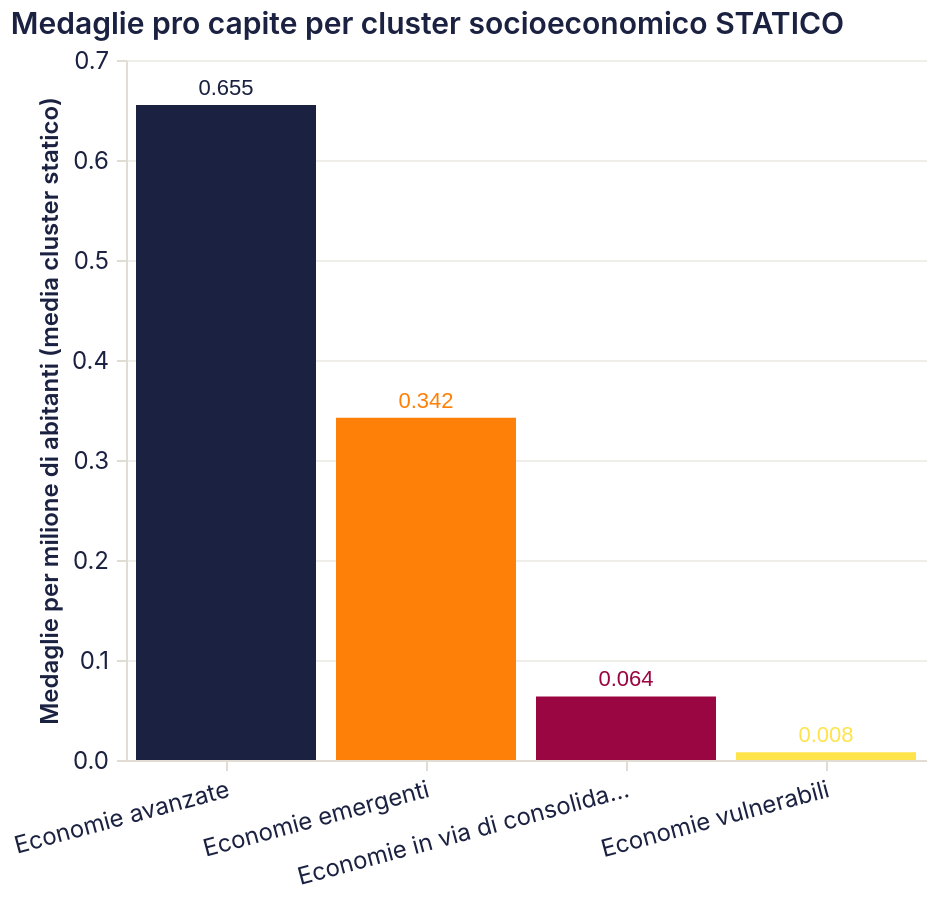

Specify this chart in Vega-Lite:
### Vega-Lite specification from a JSON file in a GitHub repository (floating-point values rounded to 4 significant figures)
{"$schema": "https://vega.github.io/schema/vega-lite/v5.20.1.json", "config": {"arc": {"fill": "#1b2140"}, "area": {"fill": "#1b2140", "fillOpacity": 0.15, "line": true}, "axis": {"domainColor": "#e2ddd4", "grid": true, "gridColor": "#e2ddd4", "gridWidth": 0.6, "labelAngle": 0, "labelColor": "#1b2140", "labelFont": "Inter, system-ui, -apple-system, BlinkMacSystemFont, 'Segoe UI', Roboto, sans-serif", "labelFontSize": 12, "labelFontWeight": 400, "labelPadding": 4, "tickColor": "#e2ddd4", "tickSize": 5, "titleColor": "#1b2140", "titleFont": "Inter, system-ui, -apple-system, BlinkMacSystemFont, 'Segoe UI', Roboto, sans-serif", "titleFontSize": 12, "titleFontWeight": 600}, "axisBand": {"grid": false}, "background": "transparent", "bar": {"fill": "#1b2140"}, "legend": {"labelColor": "#1b2140", "labelFont": "Inter, system-ui, -apple-system, BlinkMacSystemFont, 'Segoe UI', Roboto, sans-serif", "labelFontSize": 11, "padding": 4, "symbolType": "circle", "titleColor": "#1b2140", "titleFont": "Inter, system-ui, -apple-system, BlinkMacSystemFont, 'Segoe UI', Roboto, sans-serif", "titleFontSize": 12}, "line": {"stroke": "#1b2140", "strokeWidth": 2}, "mark": {"color": "#1b2140"}, "path": {"stroke": "#1b2140"}, "point": {"fill": "#1b2140", "filled": true}, "range": {"category": ["#1b2140", "#ff8009", "#9a0641", "#ffe34a", "#e7b6af", "#0088b0", "#e03830"]}, "rect": {"fill": "#1b2140"}, "shape": {"stroke": "#1b2140"}, "symbol": {"fill": "#1b2140"}, "title": {"anchor": "start", "color": "#1b2140", "font": "Inter, system-ui, -apple-system, BlinkMacSystemFont, 'Segoe UI', Roboto, sans-serif", "fontSize": 15, "fontWeight": 600, "subtitleColor": "#1b2140", "subtitleFont": "Inter, system-ui, -apple-system, BlinkMacSystemFont, 'Segoe UI', Roboto, sans-serif"}, "view": {"continuousHeight": 300, "continuousWidth": 400, "fill": null, "stroke": null}}, "data": {"name": "data-a9a141c6363f85f27a265021b15acc9c"}, "datasets": {"data-a9a141c6363f85f27a265021b15acc9c": [{"cluster_label": "Economie avanzate", "medals_per_million": 0.655}, {"cluster_label": "Economie emergenti", "medals_per_million": 0.3422}, {"cluster_label": "Economie in via di consolidamento", "medals_per_million": 0.06357}, {"cluster_label": "Economie vulnerabili", "medals_per_million": 0.007711}]}, "height": 350, "layer": [{"encoding": {"color": {"field": "cluster_label", "legend": null, "sort": ["Economie avanzate", "Economie emergenti", "Economie in via di consolidamento", "Economie vulnerabili"], "type": "nominal"}, "tooltip": [{"field": "cluster_label", "title": "Cluster", "type": "nominal"}, {"field": "medals_per_million", "format": ".3f", "title": "Medaglie/milione", "type": "quantitative"}], "x": {"axis": {"labelAngle": -15}, "field": "cluster_label", "sort": ["Economie avanzate", "Economie emergenti", "Economie in via di consolidamento", "Economie vulnerabili"], "title": "", "type": "nominal"}, "y": {"field": "medals_per_million", "title": "Medaglie per milione di abitanti (media cluster statico)", "type": "quantitative"}}, "mark": {"type": "bar"}}, {"encoding": {"color": {"field": "cluster_label", "legend": null, "sort": ["Economie avanzate", "Economie emergenti", "Economie in via di consolidamento", "Economie vulnerabili"], "type": "nominal"}, "text": {"field": "medals_per_million", "format": ".3f", "type": "quantitative"}, "tooltip": [{"field": "cluster_label", "title": "Cluster", "type": "nominal"}, {"field": "medals_per_million", "format": ".3f", "title": "Medaglie/milione", "type": "quantitative"}], "x": {"axis": {"labelAngle": -15}, "field": "cluster_label", "sort": ["Economie avanzate", "Economie emergenti", "Economie in via di consolidamento", "Economie vulnerabili"], "title": "", "type": "nominal"}, "y": {"field": "medals_per_million", "title": "Medaglie per milione di abitanti (media cluster statico)", "type": "quantitative"}}, "mark": {"dy": -8, "type": "text"}}], "title": "Medaglie pro capite per cluster socioeconomico STATICO", "width": 400}
